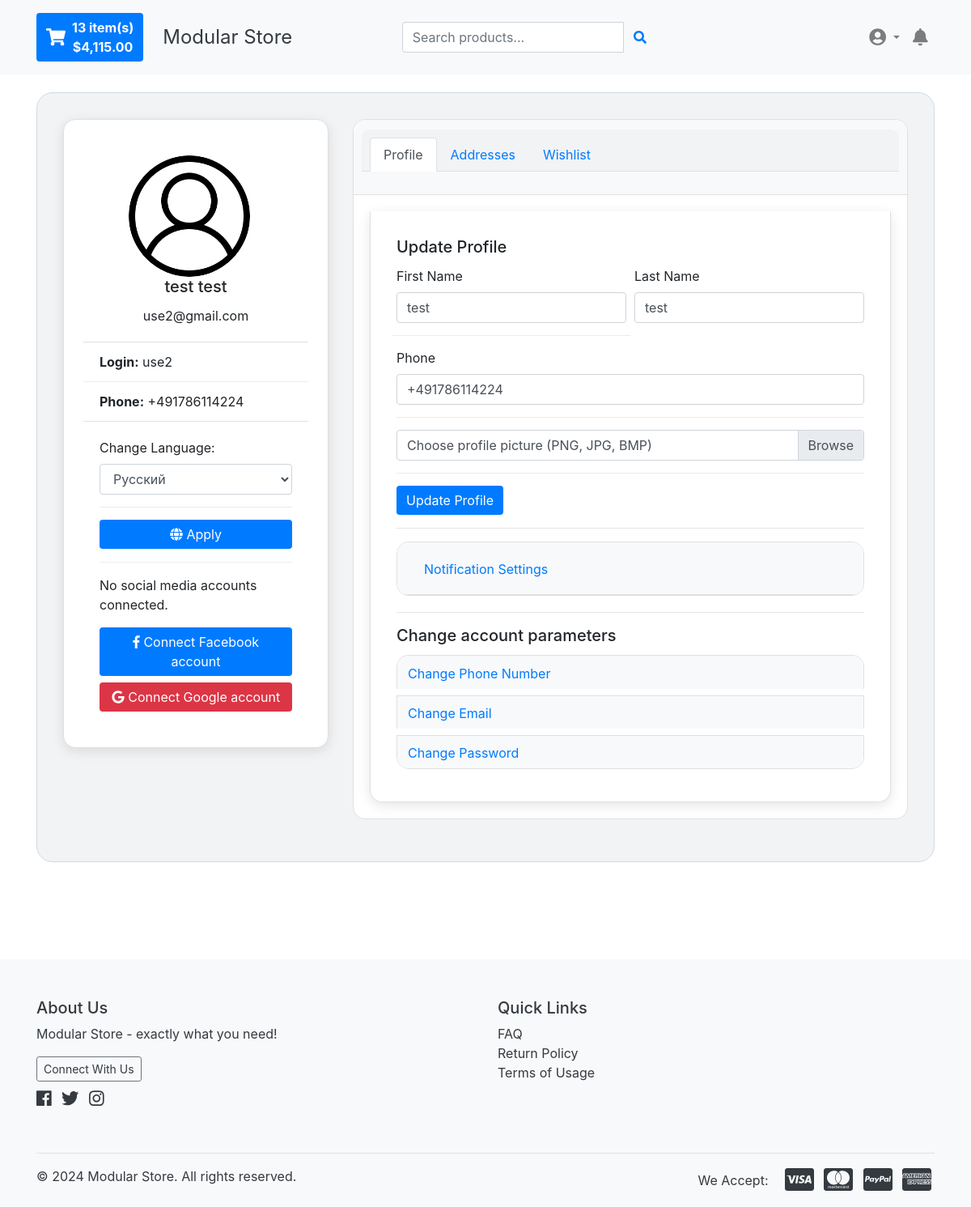
The app's page /profile/ (signed in), older data.
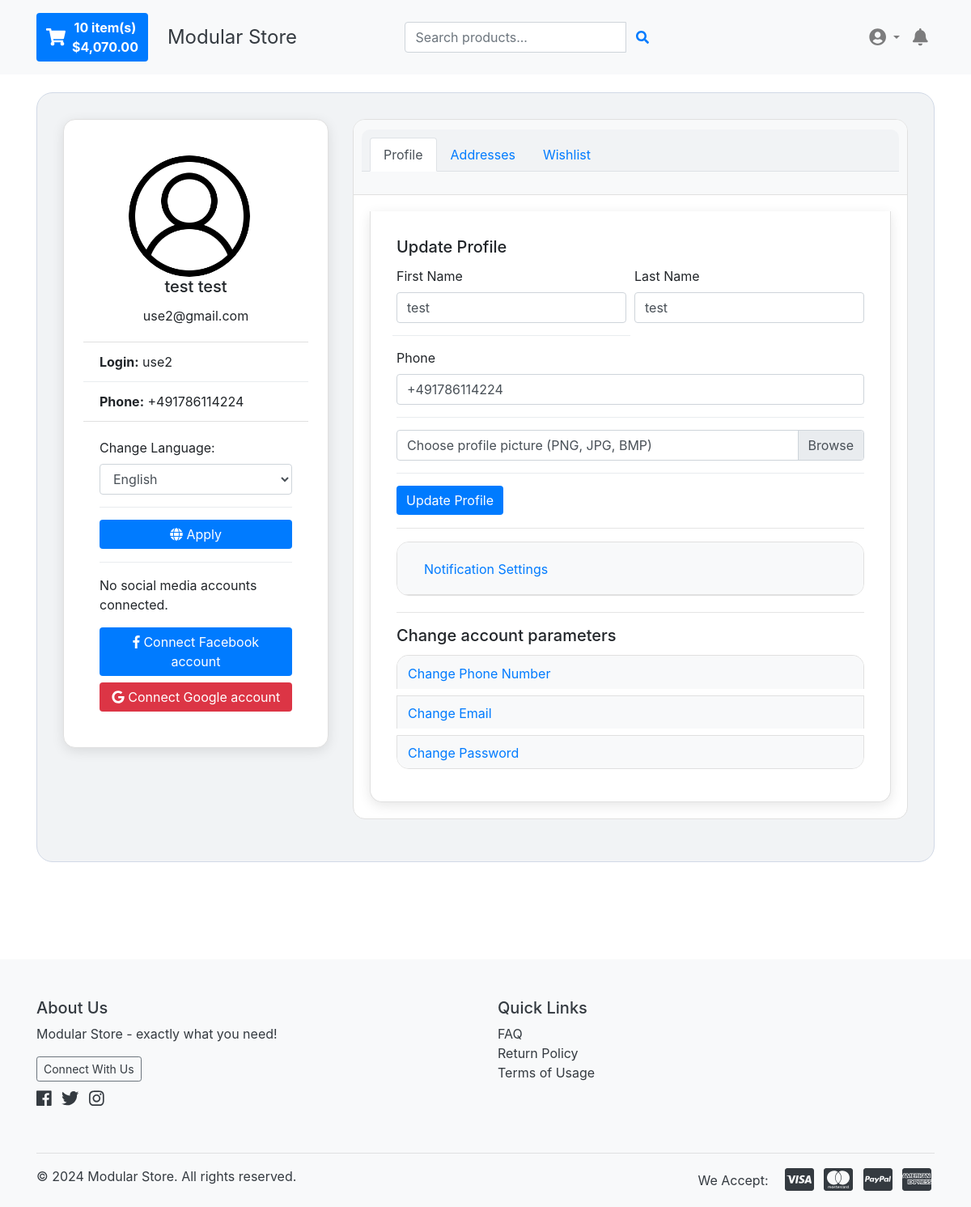
The same page, newer data.
### modules/db/models.py (models this page shows, shortened)
class User(Base, UserMixin):
    __tablename__ = 'users'
    id = Column(Integer, primary_key=True, autoincrement=True)
    username = Column(Text, nullable=False, unique=True, index=True)
    password = Column(Text, nullable=False)
    fname = Column(Text)
    lname = Column(Text)
    email = Column(Text, unique=True, index=True)
    phone = Column(Text)
    _profile_picture = Column(Text, default='user-icon.png')
    language = Column(String(5), default='en')
    stripe_customer_id = Column(Text, default='nonexistent_stripe_customer_id')
    notifications_enabled = Column(Boolean, default=True)
    email_notifications_enabled = Column(Boolean, default=True)
    is_admin = Column(Boolean, default=False)
    is_active = Column(Boolean, default=True)
    addresses = relationship('Address', backref='user', lazy='select')
    cart_items = relationship('Cart', backref='user', lazy='select')
    purchases = relationship('Purchase', backref='user', lazy='select')
    reviews = relationship('Review', backref='user', lazy='select')
    wishlist_items = relationship('Wishlist', backref='user',
                                  lazy='dynamic')  # Consider using dynamic for collections that could be large
    notifications = relationship('Notification', backref='user', lazy='select')
    social_accounts = relationship('SocialAccount', back_populates='user', lazy='select')
    recently_viewed_products = relationship('RecentlyViewedProduct', backref='user', lazy='select')
    preferences = relationship('UserPreference', backref='user', lazy='select')
    @property
    def profile_picture(self):
        if self._profile_picture is None:
            return 'user-icon.png'
        image_path = os.path.join('static', 'img', 'profile_pictures', self._profile_picture)
        if not os.path.exists(image_path) or not os.path.isfile(image_path):
            return 'user-icon.png'
        return self._profile_picture

### modules/profile/views.py (the view)
@profile_bp.route('/', methods=['GET', 'POST'])
@login_required_with_message(message=_("You must be logged in to open profile."))
def profile_info():
    if request.method == 'POST':
        handle_profile_update()
    return render_template('profile.html',
                           user=current_user,
                           languages=AppConfig.LANGUAGES,
                           lang_names=AppConfig.LANGUAGE_NAMES)

### modules/db/models.py (called while the page is built)
    @property
    def image(self):
        if self._image is None:
            return 'goods-icon.png'
        image_path = os.path.join('static', 'img', 'goods_pictures', self._image)
        if not os.path.exists(image_path) or not os.path.isfile(image_path):
            return 'goods-icon.png'
        return self._image

### modules/extensions/utils.py (called while the page is built)
def get_locale() -> str:
    if current_user.is_authenticated:
        return current_user.language
    accept_languages = request.accept_languages or LanguageAccept()
    best_match = accept_languages.best_match(AppConfig.LANGUAGES)
    return best_match or AppConfig.DEFAULT_LANG

def load_user(user_id):
    user = db.session.get(User, user_id)
    if user:
        db.session.refresh(user)
    return user

### modules/logger.py (called while the page is built)
    def before_request(self):
        request.start_time = time.time()

### templates/profile.html (shortened to what the changed rows need)
{% extends 'base.html' %}
{% block body %}
    <link href="{{ url_for('static', filename='css/profile_page.css') }}" rel="stylesheet" type="text/css">
    <div class="container mt-4 bento-box profile-container">
        <div class="row">
            <div class="col-md-4">
                <div class="card bento-item user-info-card">
                    <div class="card-body text-center">
                        <img src="{{ url_for('static', filename='img/profile_pictures/' + user.profile_picture) if user.profile_picture else url_for('static', filename='img/user-icon.png') }}"
                             alt="Profile Picture" class="mr-3 rounded-circle lazy img-fluid" width="150">
                        <h5 class="card-title">{{ user.fname }} {{ user.lname }}</h5>
                        <p class="card-text">{{ user.email }}</p>
                    </div>
                    <ul class="list-group list-group-flush">
                        <li class="list-group-item"><strong>{{ _('Login') }}:</strong> {{ user.username }}</li>
                        <li class="list-group-item"><strong>{{ _('Phone') }}:</strong> {{ user.phone }}</li>
                    </ul>
                    <div class="card-body">
                        <form method="POST" action="{{ url_for('profile.profile_info') }}">
                            <div class="form-group">
                                <label for="language">{{ _('Change Language') }}:</label>
                                <select class="form-control" id="language" name="language">
                                    {% for lang_code in languages %}
                                        <option value="{{ lang_code }}"
                                                {% if user.language == lang_code %}selected{% endif %}>{{ lang_names.get(lang_code, lang_code) }}</option>
                                    {% endfor %}
                                </select>
                            </div>
                        </form>
                    </div>
                </div>
            </div>
            <div class="col-md-8">
                <div class="card">
                    <div class="card-body">
                        <div class="tab-content">
                            <div class="tab-pane active" id="profile">
                                <form method="POST" action="{{ url_for('profile.profile_info') }}"
                                      enctype="multipart/form-data">
                                    <div class="form-row">
                                        <div class="form-group col-md-6">
                                            <label for="fname">{{ _('First Name') }}</label>
                                            <input type="text" class="form-control" id="fname" name="fname"
                                                   value="{{ user.fname }}">
                                        </div>
                                        <div class="form-group col-md-6">
                                            <label for="lname">{{ _('Last Name') }}</label>
                                            <input type="text" class="form-control" id="lname" name="lname"
                                                   value="{{ user.lname }}">
                                        </div>
                                    </div>
                                    <div class="form-group">
                                        <label for="phone">{{ _('Phone') }}</label>
                                        <input type="text" class="form-control" id="phone" name="phone"
                                               value="{{ user.phone }}">
                                    </div>
                                </form>
                                <div class="card">
                                    <div class="card-header" id="headingNotifications">
                                        <h2 class="mb-0">
                                            <button class="btn btn-link collapsed" type="button" data-toggle="collapse"
                                                    data-target="#collapseNotifications" aria-expanded="false"
                                                    aria-controls="collapseNotifications">
                                                {{ _('Notification Settings') }}
                                            </button>
                                        </h2>
                                    </div>
                                </div>
                                <div class="accordion" id="changeCredentials">
                                    <div class="card">
                                        <div class="card-header" id="headingPhone">
                                            <h2 class="mb-0">
                                                <button class="btn btn-link collapsed" type="button"
                                                        data-toggle="collapse" data-target="#collapsePhone"
                                                        aria-expanded="false" aria-controls="collapsePhone">
                                                    {{ _('Change Phone Number') }}
                                                </button>
                                            </h2>
                                        </div>
                                    </div>
                                    <div class="card">
                                        <div class="card-header" id="headingEmail">
                                            <h2 class="mb-0">
                                                <button class="btn btn-link" type="button" data-toggle="collapse"
                                                        data-target="#collapseEmail" aria-expanded="false"
                                                        aria-controls="collapseEmail">
                                                    {{ _('Change Email') }}
                                                </button>
                                            </h2>
                                        </div>
                                    </div>
                                    <div class="card">
                                        <div class="card-header" id="headingPassword">
                                            <h2 class="mb-0">
                                                <button class="btn btn-link collapsed" type="button"
                                                        data-toggle="collapse" data-target="#collapsePassword"
                                                        aria-expanded="false" aria-controls="collapsePassword">
                                                    {{ _('Change Password') }}
                                                </button>
                                            </h2>
                                        </div>
                                    </div>
                                </div>
                            </div>
                        </div>
                    </div>
                </div>
            </div>
        </div>
    </div>
{% endblock %}

Row changes from the older to the newer data that the page shows:
changed User "test": language "Русский" → "English"
Text that changed along with them:
{{ total_items|default(0, true) }}: "13" → "10"
{{ '{:,.2f}'.format(total_amount/100.0|default(0, true)) }}: "4,115.00" → "4,070.00"
